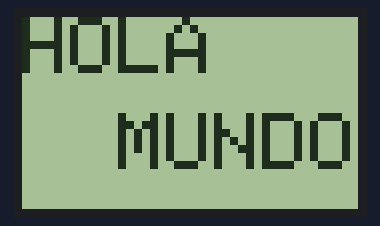
A sketch run on a simulated ESP32. Shown: 84×48 one-colour display.

Above: at 0.1 s.

The sketch:

actividad1.ino
```cpp
#include <Adafruit_GFX.h>
#include <Adafruit_PCD8544.h>

// PINES
#define RST 15
#define CE 2
#define DC 4
#define DIN 16 //en el esp32 es RX2
#define CLK 17 //en el esp32 es TX2

Adafruit_PCD8544 display = Adafruit_PCD8544(CLK, DIN, DC, CE, RST);

void setup() {
  display.begin();
  display.setContrast(50);

  display.clearDisplay();

  display.setTextSize(2);

  //BLACK para ESCRIBIR / WHITE para BORRAR
  display.setTextColor(BLACK);

  display.setCursor(0,0); //X, Y , tamaño de pantalla x = 84,y = 48
  display.println("HOLA");

  display.setCursor(24, 24);
  display.println("MUNDO");

  display.display();
}

void loop() {
}
```
